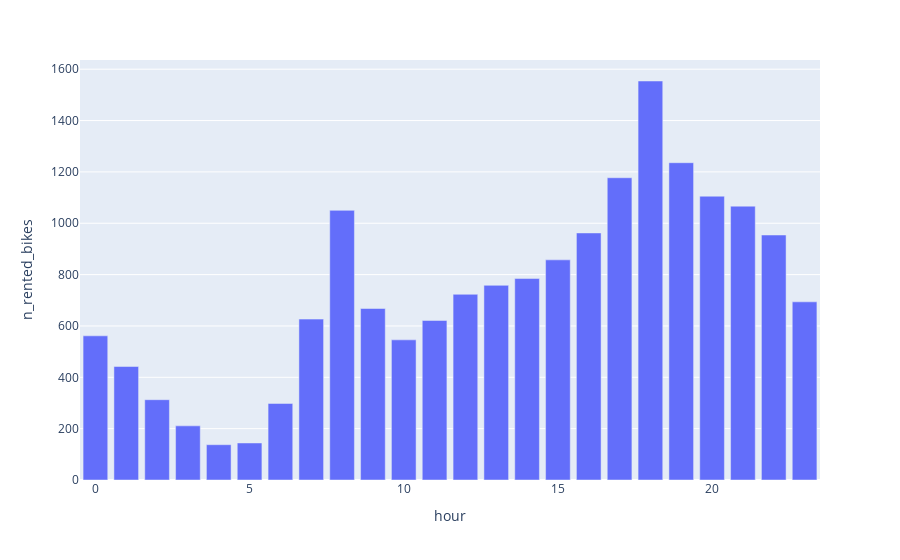

The notebook cell this image was saved under:
### Markdown cell above
### Explore typical daily usage pattern

### Code cell
# Calculate the average number of rented bikes per hour
time_of_day = df.groupby("hour", as_index=False).agg({"n_rented_bikes":"mean"})
# Create a bar chart showing the usage pattern
px.bar(time_of_day, x="hour", y = "n_rented_bikes")

### Figure 1 — Plotly figure (JSON) as saved in the notebook; plotly's stock layout.template omitted (floating-point values rounded to 4 significant figures)
{"data": [{"alignmentgroup": "True", "hovertemplate": "hour=%{x}<br>n_rented_bikes=%{y}<extra></extra>", "legendgroup": "", "marker": {"color": "#636efa", "pattern": {"shape": ""}}, "name": "", "offsetgroup": "", "orientation": "v", "showlegend": false, "textposition": "auto", "type": "bar", "x": [0, 1, 2, 3, 4, 5, 6, 7, 8, 9, 10, 11, 12, 13, 14, 15, 16, 17, 18, 19, 20, 21, 22, 23], "xaxis": "x", "y": [561.5, 441.9, 312.8, 210.8, 137.5, 144.2, 298.2, 626.6, 1050.0, 667.9, 545.8, 621.3, 723.2, 758.2, 784.6, 857.4, 962.3, 1177.0, 1554.0, 1236.0, 1105.0, 1067.0, 954.2, 693.9], "yaxis": "y"}], "layout": {"barmode": "relative", "legend": {"tracegroupgap": 0}, "margin": {"t": 60}, "xaxis": {"anchor": "y", "domain": [0, 1], "title": {"text": "hour"}}, "yaxis": {"anchor": "x", "domain": [0, 1], "title": {"text": "n_rented_bikes"}}}}
